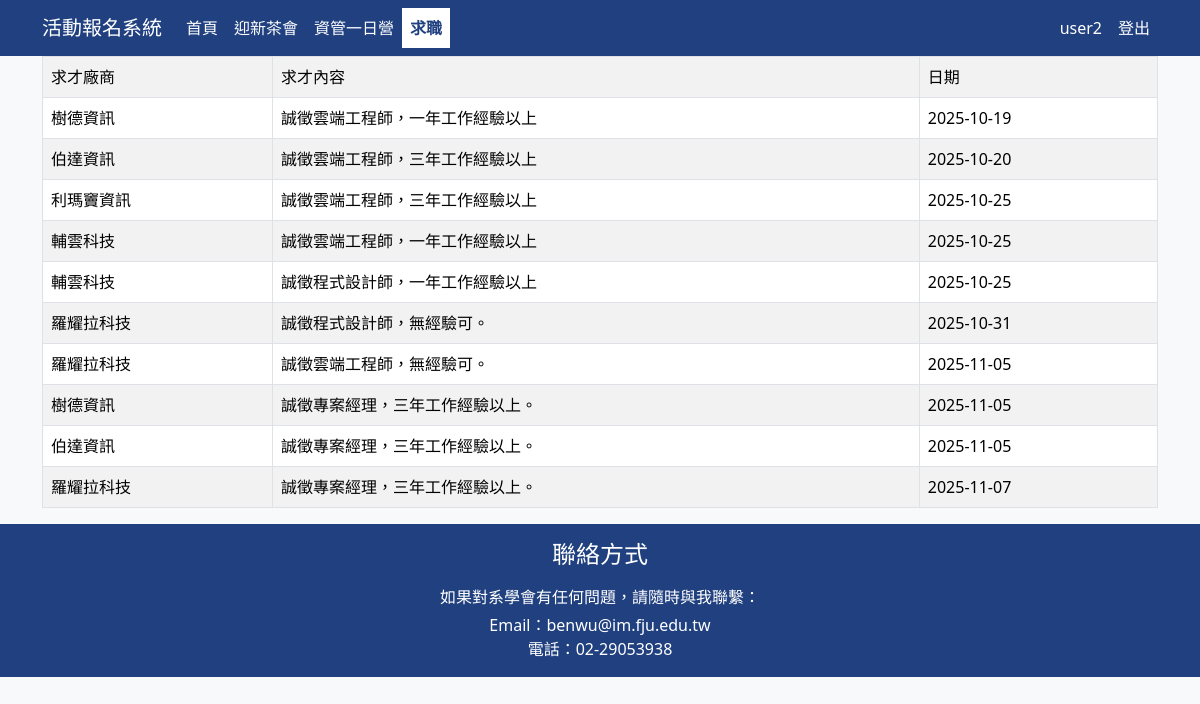
The app's page /week05/job.php (signed in) with its own data.
### tables this page shows
CREATE TABLE `job` (
  `postid` int(11) NOT NULL,
  `company` varchar(45) NOT NULL,
  `content` text NOT NULL,
  `pdate` date NOT NULL
);

### week05/job.php (the view, shortened to what this page needs)
<?php
require_once "header.php";
try {
  require_once 'testdb.php';
  $sql="select * from job";
  $result = mysqli_query($conn, $sql);
?>
<div class="container">
<table class="table table-bordered table-striped">
 <tr>
  <td>求才廠商</td>
  <td>求才內容</td>
  <td>日期</td>
 </tr>
 <?php
 while($row = mysqli_fetch_assoc($result)) {?>
 <tr>
  <td><?=$row["company"]?></td>
  <td><?=$row["content"]?></td>
  <td><?=$row["pdate"]?></td>
 </tr>
 <?php
  }
 ?>
</table>
</div>
<?php
}
catch(Exception $e) {
  echo 'Message: ' .$e->getMessage();
}
require_once "footer.php";
?>

### week05/header.php (shortened to what this page needs)
<?php
function nav_active($file) {
    $current = basename($_SERVER['PHP_SELF']);
    return $current === $file ? ' active' : '';
}
?>
<!DOCTYPE html>
<html lang="zh-Hant">
<head>
  <link href="https://cdn.jsdelivr.net/npm/bootstrap@5.3.8/dist/css/bootstrap.min.css" rel="stylesheet">
  <link rel="stylesheet" href="custom.css" />
</head>
<body class="bg-light">
  <nav class="navbar navbar-expand-lg custom-bg">
    <div class="container">
      <a class="navbar-brand" href="index.php">活動報名系統</a>
      <div class="collapse navbar-collapse" id="navbarNav">
        <ul class="navbar-nav me-auto mb-2 mb-lg-0">
          <li class="nav-item">
            <a class="nav-link<?=nav_active('index.php')?>" aria-current="page" href="index.php">首頁</a>
          </li>
          <li class="nav-item">
            <a class="nav-link<?=nav_active('status.php')?>" href="status.php">迎新茶會</a>
          </li>
          <li class="nav-item">
            <a class="nav-link<?=nav_active('conference.php')?>" href="conference.php">資管一日營</a>
          </li>
           <li class="nav-item">
            <a class="nav-link<?=nav_active('job.php')?>" href="job.php">求職</a>
          </li>
        </ul>
        <ul class="navbar-nav ms-auto mb-2 mb-lg-0">
         <?php if (isset($_SESSION['account'])): ?>
         <li class="nav-item">
         <span class="nav-link"><?=htmlspecialchars($_SESSION['account'])?></span>
        </li>
        <li class="nav-item">
        <a class="nav-link" href="logout.php">登出</a>
       </li>
       <?php else: ?>
       <li class="nav-item">
      <a class="nav-link<?=nav_active('login.php')?>" href="login.php">登入</a>
      </li>
      <?php endif; ?>
    </ul>
      </div>
    </div>
  </nav>

### week05/footer.php (shortened to what this page needs)
<footer class="footer mt-auto py-3 custom-bg">
  <div class="container text-center">
    <h4 class="mb-3">聯絡方式</h4>
    <p class="mb-1">如果對系學會有任何問題，請隨時與我聯繫：</p>
    <ul class="list-unstyled mb-0">
      <li>Email：benwu@im.fju.edu.tw</li>
      <li>電話：02-29053938</li>
    </ul>
  </div>
</footer>
</body>
</html>

### week05/custom.css (style rules this page uses)
.custom-bg { background-color: #204080 !important; color: #fff !important; }
.custom-bg .navbar-nav .nav-link, .custom-bg .navbar-brand, .custom-bg .navbar-toggler { color: #fff !important; }
.custom-bg .navbar-nav .nav-link.active { font-weight: bold; color: #204080 !important; background: #fff !important; }

### records on screen
job: company "樹德資訊", content "誠徵雲端工程師，一年工作經驗以上", pdate "2025-10-19"
job: company "伯達資訊", content "誠徵雲端工程師，三年工作經驗以上", pdate "2025-10-20"
job: company "利瑪竇資訊", content "誠徵雲端工程師，三年工作經驗以上", pdate "2025-10-25"
job: company "輔雲科技", content "誠徵雲端工程師，一年工作經驗以上", pdate "2025-10-25"
job: company "輔雲科技", content "誠徵程式設計師，一年工作經驗以上", pdate "2025-10-25"
job: company "羅耀拉科技", content "誠徵程式設計師，無經驗可。", pdate "2025-10-31"
job: company "羅耀拉科技", content "誠徵雲端工程師，無經驗可。", pdate "2025-11-05"
job: company "樹德資訊", content "誠徵專案經理，三年工作經驗以上。", pdate "2025-11-05"
job: company "伯達資訊", content "誠徵專案經理，三年工作經驗以上。", pdate "2025-11-05"
job: company "羅耀拉科技", content "誠徵專案經理，三年工作經驗以上。", pdate "2025-11-07"

### other values on screen
$_SESSION['account'] "user2"
